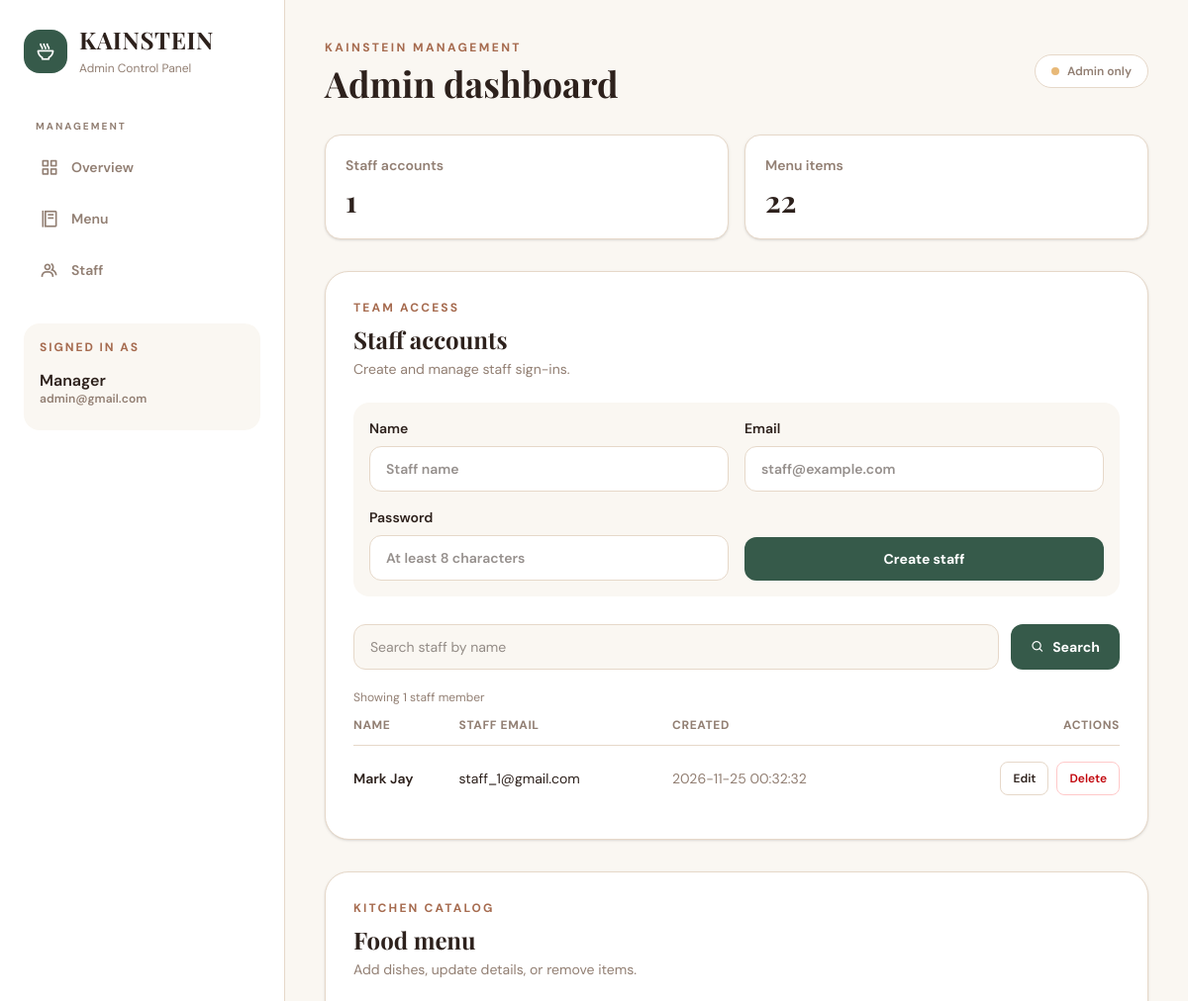
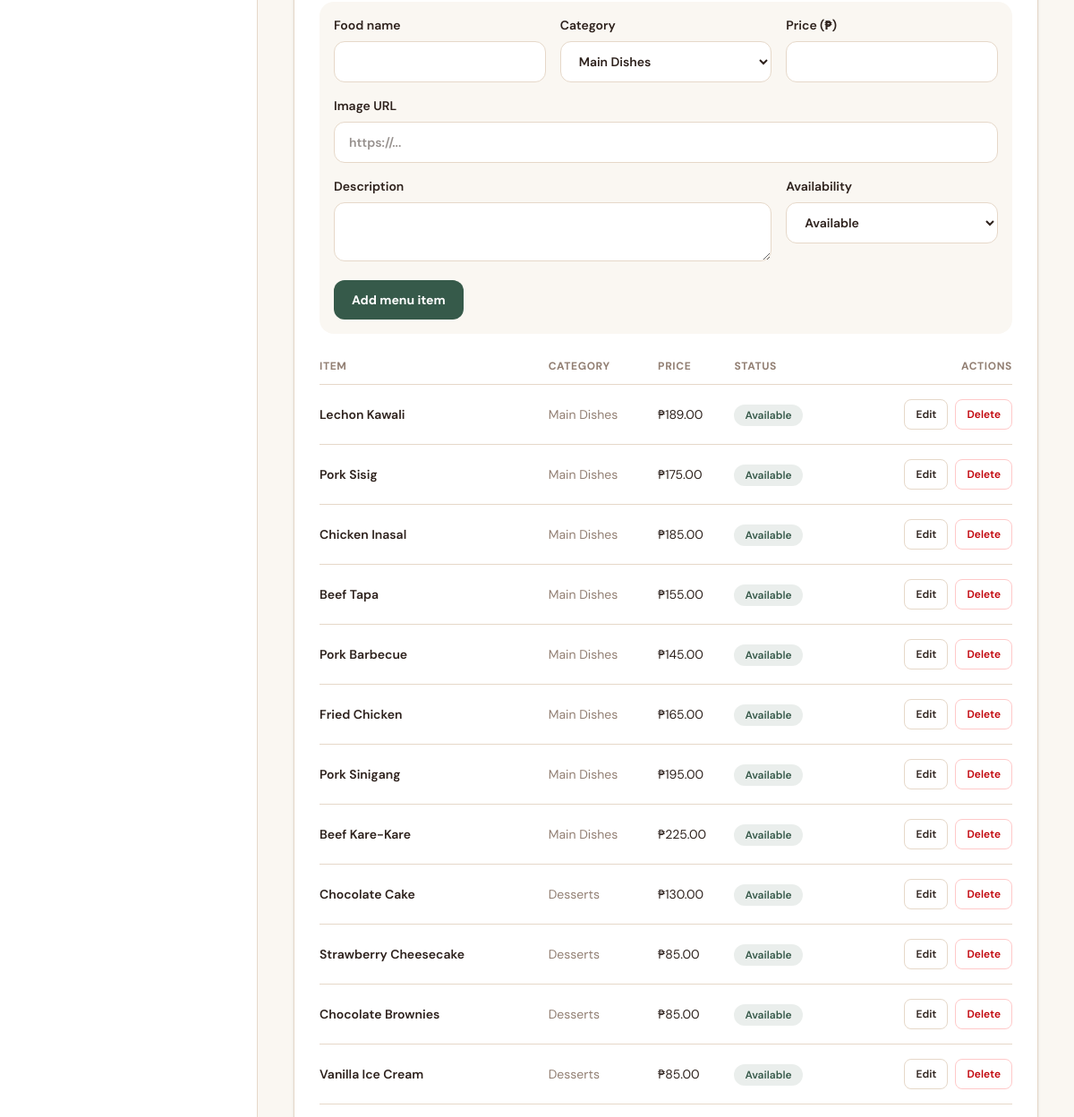
The page /admin/index.php (signed in, upper part) on the database as committed earlier (2 pictures, top to bottom).
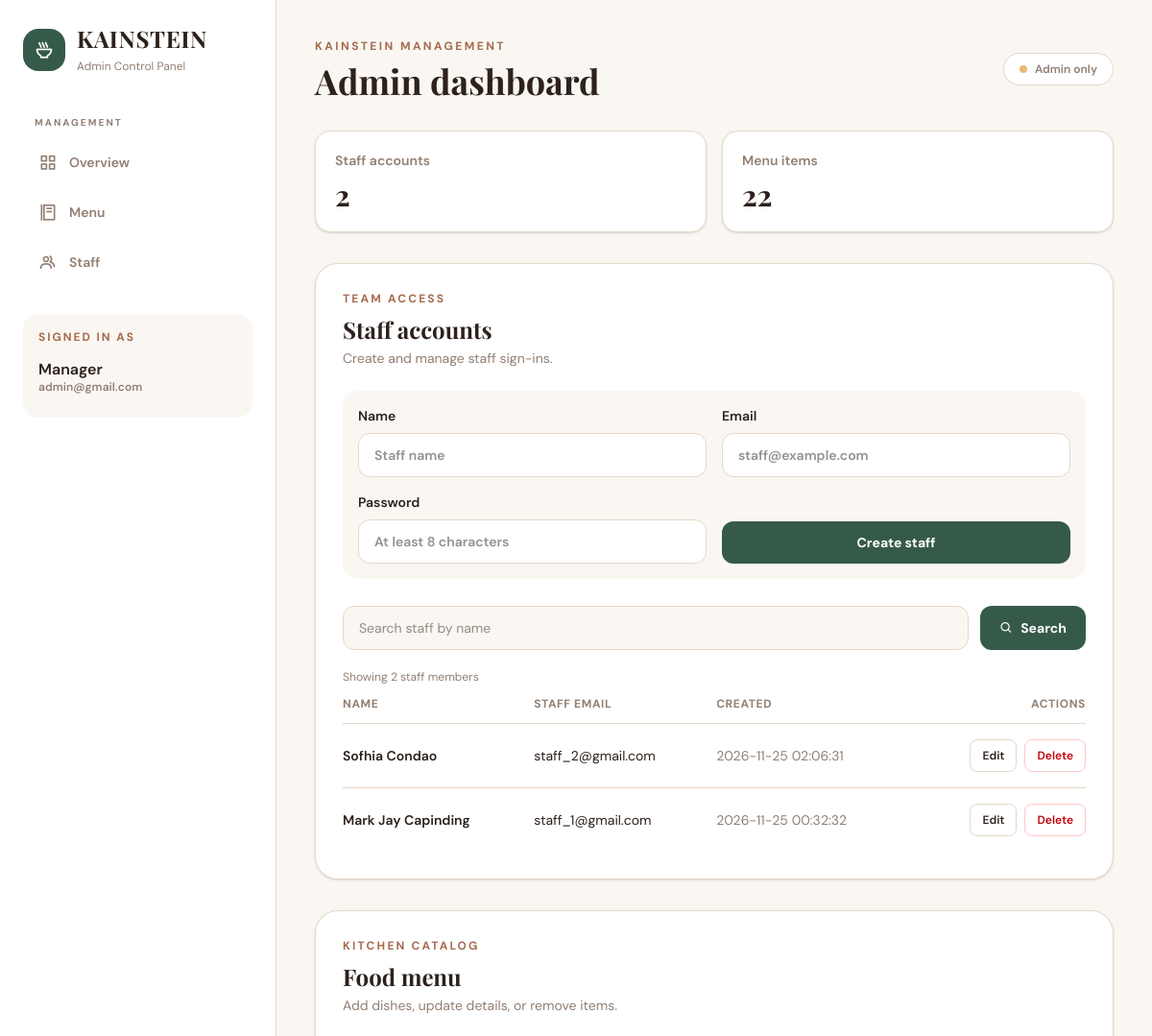
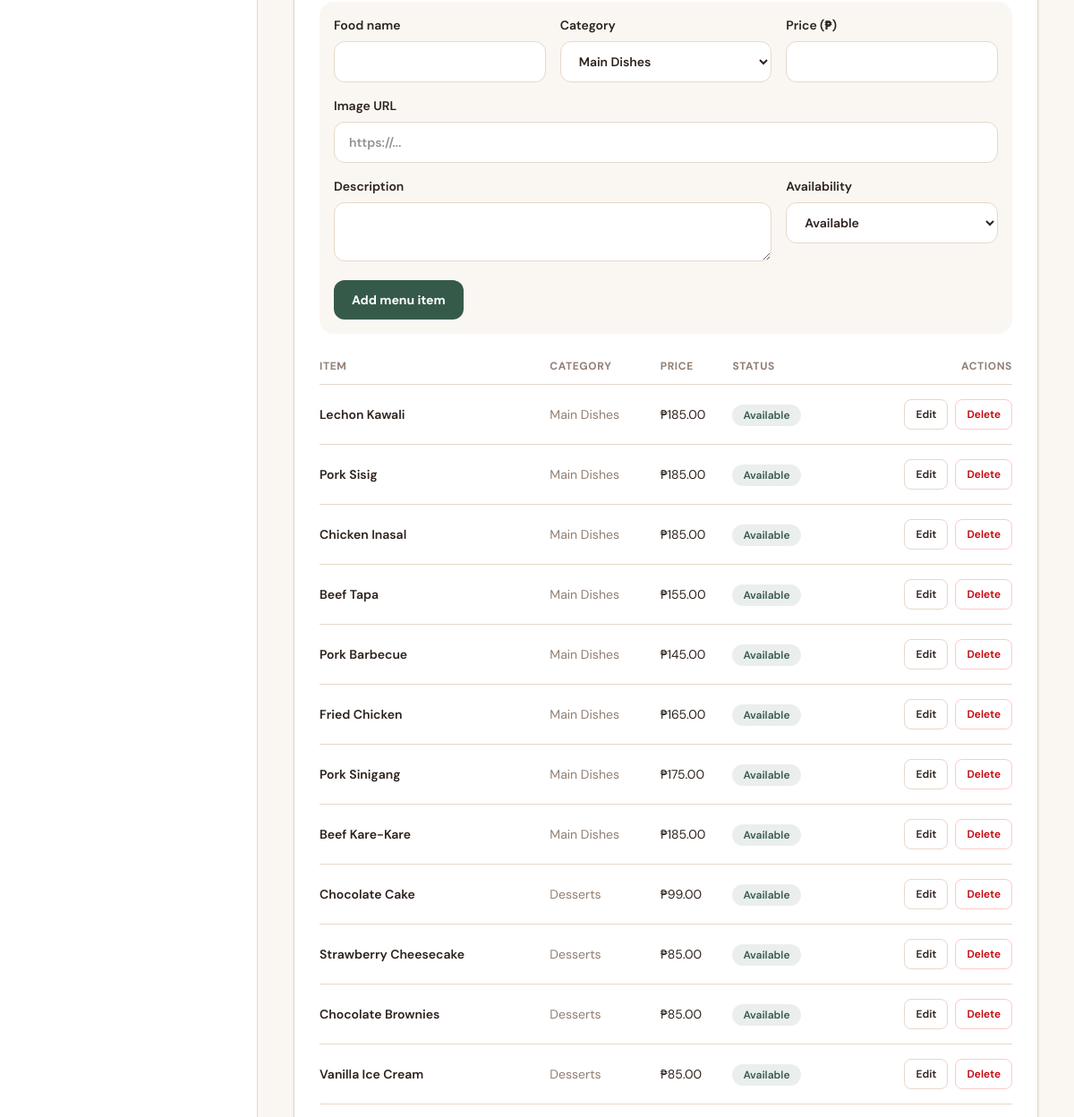
The same page on the database as committed later (2 pictures, top to bottom).
### tables this page shows
CREATE TABLE `account` (
  `account_id` int UNSIGNED NOT NULL,
  `email` varchar(255) NOT NULL,
  `password` varchar(255) NOT NULL,
  `role` enum('admin','staff') NOT NULL DEFAULT 'staff',
  `created_at` timestamp NOT NULL DEFAULT CURRENT_TIMESTAMP,
  `updated_at` timestamp NOT NULL DEFAULT CURRENT_TIMESTAMP ON UPDATE CURRENT_TIMESTAMP,
  `account_name` varchar(100) DEFAULT NULL
);

CREATE TABLE `menu` (
  `menu_id` int UNSIGNED NOT NULL,
  `item_name` varchar(100) NOT NULL,
  `category` enum('main_dishes','desserts','starter','sides','drinks') NOT NULL,
  `image_url` varchar(255) NOT NULL,
  `description` varchar(255) DEFAULT NULL,
  `price` decimal(10,2) UNSIGNED NOT NULL,
  `is_available` enum('Y','N') NOT NULL DEFAULT 'Y'
);

### App/Config/Connection.php (called while the page is built, shortened)
<?php
class Connection
{
    public function connect(): PDO
    {
        try {
            $this->pdo = new PDO(
                "mysql:host={$this->host};dbname={$this->dbname};charset=utf8mb4",
                $this->user,
                $this->password,
                [
                    PDO::ATTR_ERRMODE => PDO::ERRMODE_EXCEPTION,
                    PDO::ATTR_DEFAULT_FETCH_MODE => PDO::FETCH_ASSOC,
                    PDO::ATTR_EMULATE_PREPARES => false
                ]
            );
            return $this->pdo;
        } catch (PDOException $e) {
            throw new RuntimeException(
                'Database connection failed. Check your configuration.',
                previous: $e
            );
        }
    }
}
?>

### App/Controllers/Authentication_Controller.php (called while the page is built, shortened)
<?php
class Authentication_Controller
{
    private Authentication $authentication;
    public function __construct()
    {
        $this->authentication = new Authentication();
    }
    public function getAllStaff(): array
    {
        return $this->authentication->getAllStaff();
    }
}

### App/Models/Authentication.php (called while the page is built, shortened)
<?php
class Authentication
{
    private PDO $pdo;
    public function __construct()
    {
        $this->pdo = (new Connection())->connect();
    }
    public function getAllStaff(): array
    {
        $stmt = $this->pdo->query("SELECT account_id, account_name, email, created_at FROM account WHERE role = 'staff' ORDER BY account_id DESC");
        return $stmt->fetchAll(PDO::FETCH_ASSOC);
    }
}

### App/Structures/Linear_Search.php (called while the page is built, shortened)
<?php
class Linear_Search
{
    public function searchStaffByName(array $staff, string $query): array
    {
        $query = trim($query);
        if ($query === '') {
            return $staff;
        }
        $matches = [];
        return $matches;
    }
    public function searchFoodsByName(array $foods, string $query): array
    {
        $query = strtolower(trim($query));
        if ($query === '') {
            return $foods;
        }
        $matches = [];
        return $matches;
    }
}

### App/Controllers/Menu_Controller.php (called while the page is built, shortened)
<?php
class Menu_Controller
{
    private Menu $menu;
    public function __construct()
    {
        $this->menu = new Menu();
    }
    public function getAllMenu()
    {
        return $this->menu->getAllMenu();
    }
}

### App/Models/Menu.php (called while the page is built, shortened)
<?php
class Menu
{
    private ?PDO $pdo;
    public function __construct()
    {
        $this->pdo = (new Connection())->connect();
    }
    public function getAllMenu()
    {
        $stmt = $this->pdo->prepare("SELECT * FROM menu");
        $stmt->execute();
        $menu = $stmt->fetchAll(PDO::FETCH_ASSOC);
        return $menu;
    }
}
?>

### public/admin/index.php (the view, shortened to what the rows shown need)
<?php
$auth = new Authentication_Controller();
$menuController = new Menu_Controller();
$error = '';
try {
    $allStaff = $auth->getAllStaff();
    $staffSearch = isset($_GET['staff_search']) && is_string($_GET['staff_search'])
        ? trim($_GET['staff_search'])
        : '';
    $staff = (new Linear_Search())->searchStaffByName($allStaff, $staffSearch);
    $allMenuItems = $menuController->getAllMenu();
    $menuSearch = isset($_GET['menu_search']) && is_string($_GET['menu_search'])
        ? trim($_GET['menu_search'])
        : '';
    $menuItems = (new Linear_Search())->searchFoodsByName($allMenuItems, $menuSearch);
} catch (Throwable $exception) {
    $allStaff = [];
    $staff = [];
    $staffSearch = '';
    $allMenuItems = [];
    $menuItems = [];
    $menuSearch = '';
    $error = $error ?: 'Unable to load management data. Check the database connection.';
}
$e = static fn($value): string => htmlspecialchars((string) $value, ENT_QUOTES, 'UTF-8');
?>
<!DOCTYPE html>
<html lang="en">
<head>
    <link rel="stylesheet" href="../src/output.css">
    <link href="https://unpkg.com/boxicons@2.1.4/css/boxicons.min.css" rel="stylesheet">
</head>
<body class="min-h-screen bg-background font-dm text-dark antialiased">
    <div class="min-h-screen lg:flex">
        <main id="overview" class="min-w-0 flex-1 px-5 py-7 sm:px-8 lg:px-10 lg:py-10">
            <header class="mb-8 flex flex-wrap items-center justify-between gap-4">
                <div>
                    <h1 class="mt-2 font-playfair text-3xl font-bold sm:text-4xl">Admin dashboard</h1>
                </div>
            </header>
            <section id="staff-management"
                class="mb-8 rounded-3xl border border-border bg-inner-card p-5 shadow-sm sm:p-7">
                <div class="mb-6">
                    <h2 class="mt-2 font-playfair text-2xl font-bold">Staff accounts</h2>
                </div>
                <div class="overflow-x-auto">
                    <table class="w-full min-w-175 text-left text-sm">
                        <thead class="text-xs uppercase tracking-wider text-tertiary">
                            <tr>
                                <th class="pb-3">Name</th>
                                <th class="pb-3">Staff email</th>
                                <th class="pb-3">Created</th>
                                <th class="pb-3 text-right">Actions</th>
                            </tr>
                        </thead>
                        <tbody>
                            <?php foreach ($staff as $member): ?>
                                <tr class="border-t border-border">
                                    <td class="py-4 font-semibold"><?= $e($member['account_name']) ?></td>
                                    <td class="py-4"><?= $e($member['email']) ?></td>
                                    <td class="py-4 text-tertiary"><?= $e($member['created_at']) ?></td>
                                    <td class="py-4">
                                        <div class="flex justify-end gap-2"><a
                                                href="?edit_staff=<?= (int) $member['account_id'] ?>&amp;staff_search=<?= urlencode($staffSearch) ?>#staff-management"
                                                class="rounded-lg border border-border px-3 py-2 text-xs font-semibold hover:border-primary">Edit</a>
                                            <form method="post">
                                                    name="account_id" value="<?= (int) $member['account_id'] ?>"><button
                                                    type="button" data-delete-trigger data-delete-type="staff account"
                                                    data-delete-name="<?= $e($member['account_name']) ?>"
                                                    class="rounded-lg border border-red-200 px-3 py-2 text-xs font-semibold text-red-700 hover:bg-red-50">Delete</button>
                                            </form>
                                        </div>
                                    </td>
                                </tr><?php endforeach; ?>
                        </tbody>
                    </table>
                </div>
            </section>
            <section id="menu-management" class="rounded-3xl border border-border bg-inner-card p-5 shadow-sm sm:p-7">
                <div class="mb-6">
                    <h2 class="mt-2 font-playfair text-2xl font-bold">Food menu</h2>
                </div>
                <div class="overflow-x-auto">
                    <table class="w-full min-w-175 text-left text-sm">
                        <thead class="text-xs uppercase tracking-wider text-tertiary">
                            <tr>
                                <th class="pb-3">Item</th>
                                <th class="pb-3">Category</th>
                                <th class="pb-3">Price</th>
                                <th class="pb-3">Status</th>
                                <th class="pb-3 text-right">Actions</th>
                            </tr>
                        </thead>
                        <tbody>
                            <?php foreach ($menuItems as $item): ?>
                                <tr class="border-t border-border">
                                    <td class="py-4 font-semibold"><?= $e($item['item_name']) ?></td>
                                    <td class="py-4 text-tertiary">
                                        <?= $e(ucwords(str_replace('_', ' ', $item['category']))) ?>
                                    </td>
                                    <td class="py-4">₱<?= number_format((float) $item['price'], 2) ?></td>
                                    <td class="py-4"><span
                                            class="rounded-full px-3 py-1 text-xs font-semibold <?= $item['is_available'] === 'Y' ? 'bg-primary/10 text-primary' : 'bg-outer-card text-tertiary' ?>"><?= $item['is_available'] === 'Y' ? 'Available' : 'Unavailable' ?></span>
                                    </td>
                                    <td class="py-4">
                                        <div class="flex justify-end gap-2"><a
                                                href="?edit_menu=<?= (int) $item['menu_id'] ?>#menu-management"
                                                class="rounded-lg border border-border px-3 py-2 text-xs font-semibold hover:border-primary">Edit</a>
                                            <form method="post">
                                                    value="<?= (int) $item['menu_id'] ?>"><button type="button"
                                                    data-delete-trigger data-delete-type="menu item"
                                                    data-delete-name="<?= $e($item['item_name']) ?>"
                                                    class="rounded-lg border border-red-200 px-3 py-2 text-xs font-semibold text-red-700 hover:bg-red-50">Delete</button>
                                            </form>
                                        </div>
                                    </td>
                                </tr><?php endforeach; ?>
                        </tbody>
                    </table>
                </div>
            </section>
        </main>
    </div>
</body>
</html>

Rows that differ between the two databases and show on the page:
removed account: account_name "Mark Jay", email "staff_1@gmail.com", created_at "2026-11-25 00:32:32"
added account: account_name "Sofhia Condao", email "staff_2@gmail.com", created_at "2026-11-25 02:06:31"
added account: account_name "Mark Jay Capinding", email "staff_1@gmail.com", created_at "2026-11-25 00:32:32"
changed menu "Lechon Kawali": price "189.00" → "185.00"
changed menu "Pork Sisig": price "175.00" → "185.00"
changed menu "Pork Sinigang": price "195.00" → "175.00"
changed menu "Beef Kare-Kare": price "225.00" → "185.00"
changed menu "Chocolate Cake": price "130.00" → "99.00"
Other text that changed with them:
count($allStaff): "1" → "2"
count($staff): "1" → "2"
text now shown: "s"
